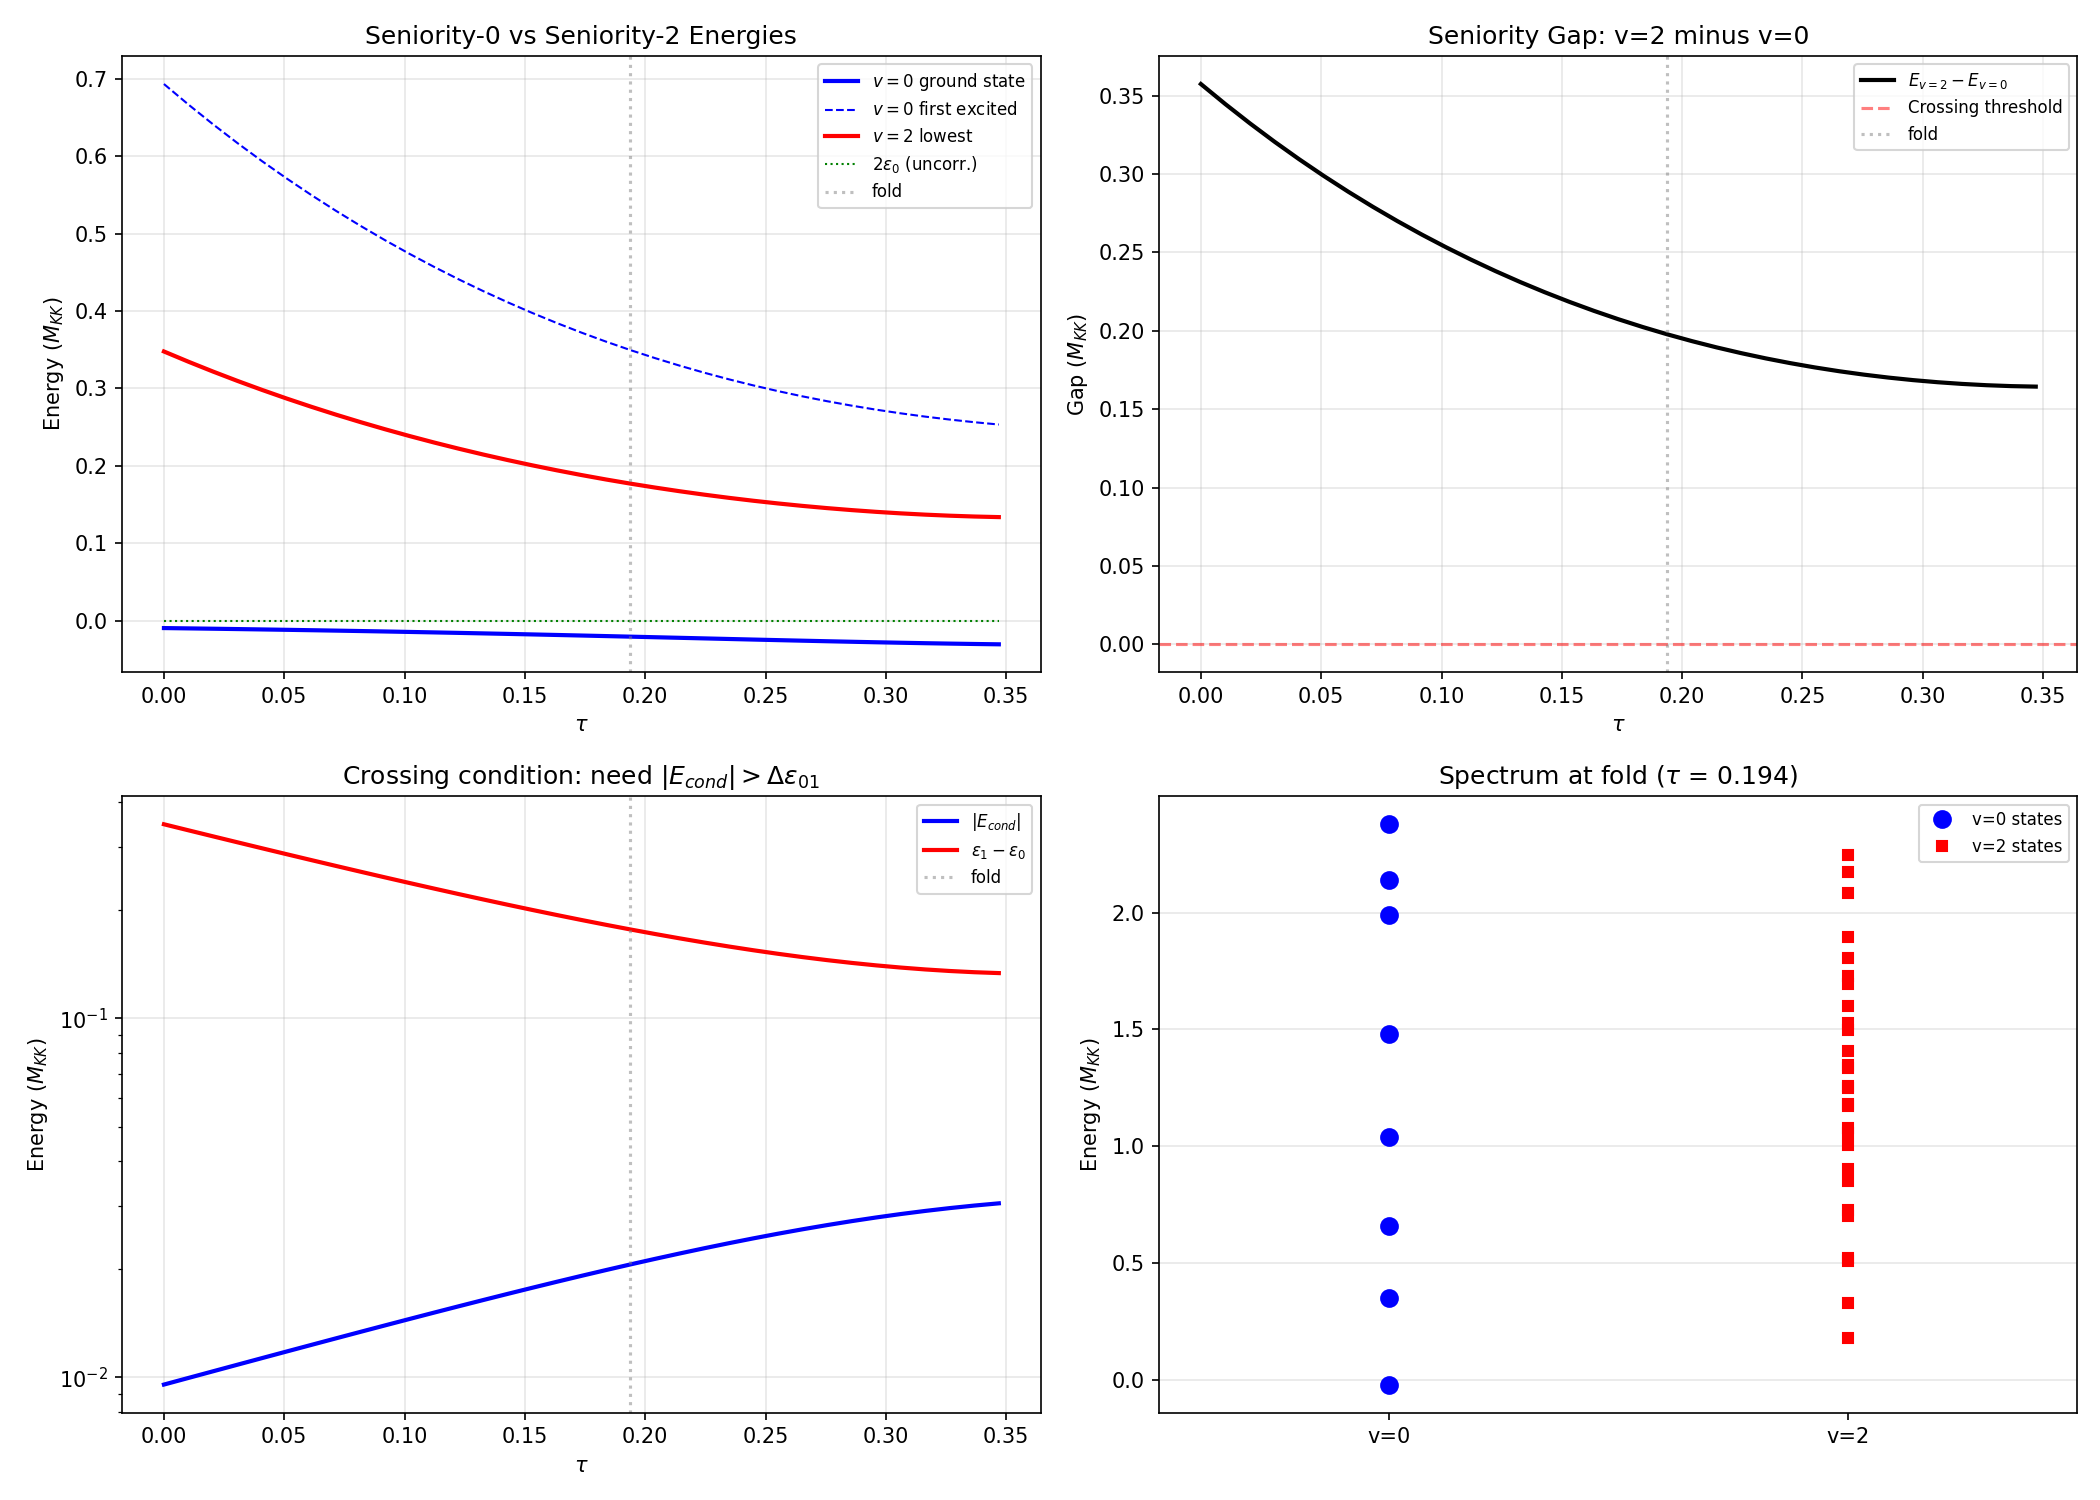

Source code (Python):
#!/usr/bin/env python3
"""
s54_level_crossing.py — Seniority Crossing Search in 256-State Fock Space
=========================================================================
Session 54, W3-10: LEVEL-CROSSING-FOCK-54

Searches for level crossings where a seniority-2 state drops below the
seniority-0 ground state at any tau in [0, 0.35].

Physics (Paper 03, Bogoliubov; Paper 08, pairing collapse):
  - The 256-state Fock space from ED-SWEEP-54 contains ONLY seniority-0
    (pure pair) states. Each bit = one pair occupation.
  - Seniority-2 states (broken pairs) are NOT in this basis.
  - For N=2 particles (N_pair=1 equivalent), seniority-2 states have
    two unpaired particles in different single-particle levels.
  - The pairing Hamiltonian has ZERO matrix elements within the v=2 sector:
    V connects v=0 to v=0 only (scatters pairs). Mixed v=0/v=2 matrix
    elements also vanish for pure pairing forces.
  - Therefore: E_{v=2}(k,k') = epsilon_k + epsilon_k'  (exact, no correlations).
  - E_{v=0,gs} < 2*epsilon_0 due to pairing correlations (E_cond < 0).

Nuclear prediction: No crossing at N_pair/Omega = 1/8 = 0.125 < 0.3 threshold.
The ratio N_pair/Omega measures filling fraction in the seniority scheme:
  - For N_pair/Omega < ~0.3: v=0 ground state, smooth second-order behavior.
  - For N_pair/Omega > ~0.3: backbending region, possible first-order crossing.
  (Cf. Paper 08 pairing collapse; ^158Er backbending at I ~ 14 hbar.)

Gate: LEVEL-CROSSING-FOCK-54 = INFO
  - Crossing found: report location, compute order parameter discontinuity
  - No crossing: report minimum gap, validate nuclear prediction

Author: nazarewicz-nuclear-structure-theorist, Session 54
Date: 2026-03-21
"""

import numpy as np
from pathlib import Path
import sys
import time

sys.path.insert(0, str(Path(__file__).parent))
from canonical_constants import tau_fold

import matplotlib
matplotlib.use('Agg')
import matplotlib.pyplot as plt

data_dir = Path(__file__).parent
t_start = time.time()

print("=" * 78)
print("LEVEL-CROSSING-FOCK-54: Seniority Crossing Search")
print("=" * 78)

# ============================================================================
# Section 1: Load Data
# ============================================================================

print("\n--- Section 1: Loading ED-SWEEP-54 Data ---")

data = np.load(data_dir / 's54_ed_sweep.npz', allow_pickle=True)
tau_values = data['tau_values']          # (50,)
all_eigenvalues = data['all_eigenvalues']  # (50, 256) full Fock, seniority-0 only
evals_N1 = data['all_eigenvalues_N1']     # (50, 8) N_pair=1 canonical subspace
E_sp_sweep = data['E_sp_sweep']           # (50, 8) single-particle energies
V_bare_cont = data['V_bare_cont']         # (8, 8) continuum pairing matrix
fold_idx = int(data['fold_idx'])
N_MODES = 8  # (local)
N_tau = len(tau_values)

# Restrict to tau in [0, 0.35]
tau_mask = tau_values <= 0.35
tau_range = tau_values[tau_mask]
N_range = len(tau_range)

print(f"Loaded: {N_tau} tau points, fold at tau[{fold_idx}]={tau_values[fold_idx]:.4f}")
print(f"Search range: tau in [0, 0.35], {N_range} points")
print(f"N_modes = {N_MODES}, N_pair_target = 1")
print(f"N_pair/Omega = 1/{N_MODES} = {1/N_MODES:.4f}")

# ============================================================================
# Section 2: Seniority Classification
# ============================================================================

print("\n--- Section 2: Seniority Classification ---")
print("""
Key insight: The 256-state Fock space from ED-SWEEP is the PAIR occupation
basis. Each of the 2^8 = 256 states is a configuration of pair occupancies
n_k in {0, 1} for k = 0,...,7. ALL such states have seniority v = 0.

The seniority-2 sector (broken pairs) is NOT represented in this basis.
For N = 2 total particles at N_pair = 1:

  Seniority-0 (v=0): One pair occupies level k.
    dim = C(8,1) = 8. Energies: eigenvalues of canonical H.
    Ground state has pairing correlations: E_{v=0,gs} < 2*epsilon_0.

  Seniority-2 (v=2): Two unpaired particles at levels k, k' (k != k').
    dim = C(8,2) = 28 (choosing 2 levels for unpaired particles).
    For pure pairing force: <v=2|H_pair|v=2> = 0 (pairing only scatters pairs).
    Energies: E_{v=2}(k,k') = epsilon_k + epsilon_{k'} (exact, diagonal).
    Lowest v=2 state: particles in levels 0 and 1.
    E_{v=2,min} = epsilon_0 + epsilon_1.

  Note on time-reversal: In nuclear physics, each "level" k is 2-fold
  degenerate (time-reversed partners). A pair occupies both; an unpaired
  particle occupies one. The seniority-2 counting C(8,2)=28 counts the
  number of ways to choose the two levels with broken pairs, not the spin
  projections within each level.
""")

# ============================================================================
# Section 3: Compute Seniority-0 and Seniority-2 Energies
# ============================================================================

print("--- Section 3: Seniority-0 vs Seniority-2 Energy Comparison ---\n")

# Seniority-0: ground state from canonical ED (N_pair=1, 8x8 subspace)
E_v0_gs = evals_N1[:, 0]       # Lowest v=0 eigenvalue at each tau
E_v0_first = evals_N1[:, 1]    # First excited v=0 state

# Seniority-2: all C(8,2) = 28 broken-pair states
# E_{v=2}(k,k') = epsilon_k + epsilon_{k'}
N_v2 = 28  # C(8,2)
E_v2_all = np.zeros((N_tau, N_v2))
v2_labels = []

idx = 0  # (local)
for k in range(N_MODES):
    for kp in range(k+1, N_MODES):
        v2_labels.append((k, kp))
        E_v2_all[:, idx] = E_sp_sweep[:, k] + E_sp_sweep[:, kp]
        idx += 1

E_v2_min = E_v2_all.min(axis=1)   # Lowest v=2 state at each tau
E_v2_min_idx = E_v2_all.argmin(axis=1)  # Which (k,k') pair is lowest

# Also compute the uncorrelated v=0 energy for comparison
# E_uncorr = 2 * epsilon_0 (pair at lowest level, no pairing correlation)
E_v0_uncorr = 2.0 * E_sp_sweep[:, 0]

# Condensation energy = E_{v=0,gs} - E_{v=0,uncorr}
E_cond = E_v0_gs - E_v0_uncorr

print("Energy comparison at key tau values:")
print(f"{'tau':>8s} {'E_v0_gs':>12s} {'E_v2_min':>12s} {'E_uncorr':>12s} "
      f"{'E_cond':>10s} {'gap(v2-v0)':>12s} {'v2_pair':>8s}")
print("-" * 82)

for t in range(N_range):
    pair = v2_labels[E_v2_min_idx[t]]
    gap = E_v2_min[t] - E_v0_gs[t]
    tag = " <-- FOLD" if t == fold_idx else ""
    if t % 5 == 0 or t == fold_idx:
        print(f"{tau_range[t]:8.4f} {E_v0_gs[t]:12.6f} {E_v2_min[t]:12.6f} "
              f"{E_v0_uncorr[t]:12.6f} {E_cond[t]:10.6f} {gap:12.6f} "
              f"({pair[0]},{pair[1]}){tag}")

# ============================================================================
# Section 4: Crossing Search
# ============================================================================

print("\n--- Section 4: Crossing Search ---\n")

gap_v2_v0 = E_v2_min[:N_range] - E_v0_gs[:N_range]
crossing_found = np.any(gap_v2_v0 < 0)

print(f"Gap E_v2_min - E_v0_gs across tau in [0, 0.35]:")
print(f"  Minimum gap: {gap_v2_v0.min():.6f} M_KK at tau = {tau_range[np.argmin(gap_v2_v0)]:.4f}")
print(f"  Maximum gap: {gap_v2_v0.max():.6f} M_KK at tau = {tau_range[np.argmax(gap_v2_v0)]:.4f}")
print(f"  Mean gap:    {gap_v2_v0.mean():.6f} M_KK")

if crossing_found:
    cross_idx = np.where(gap_v2_v0 < 0)[0]
    print(f"\n  *** CROSSING FOUND at {len(cross_idx)} tau points ***")
    for ci in cross_idx:
        print(f"    tau = {tau_range[ci]:.4f}: E_v0 = {E_v0_gs[ci]:.6f}, "
              f"E_v2 = {E_v2_min[ci]:.6f}, gap = {gap_v2_v0[ci]:.6f}")
else:
    print(f"\n  No crossing: v=0 ground state remains below v=2 across entire range.")
    print(f"  Nuclear prediction CONFIRMED: N_pair/Omega = 0.125 < 0.3 threshold.")

# ============================================================================
# Section 5: Avoided Crossing Analysis
# ============================================================================

print("\n--- Section 5: Avoided Crossing / Near-Degeneracy Analysis ---\n")

# Check for near-degeneracies between v=0 excited states and v=2 states
# Also track all v=0 vs v=2 gaps to find any approach
print("Gap analysis (all v=0 eigenvalues vs lowest v=2 state):")
print(f"{'tau':>8s} {'E_v0[0]':>10s} {'E_v0[1]':>10s} {'E_v2_min':>10s} "
      f"{'gap01':>10s} {'gap12':>10s}")
print("-" * 60)

# Compute gap between v=2 and all v=0 states
for t in range(N_range):
    if t % 5 == 0 or t == fold_idx:
        g01 = E_v2_min[t] - E_v0_gs[t]
        g12 = E_v2_min[t] - E_v0_first[t]
        tag = " <-- FOLD" if t == fold_idx else ""
        print(f"{tau_range[t]:8.4f} {E_v0_gs[t]:10.6f} {E_v0_first[t]:10.6f} "
              f"{E_v2_min[t]:10.6f} {g01:10.6f} {g12:10.6f}{tag}")

# Find closest approach of v=2 to any v=0 state
# Check if v=2 comes close to the v=0 first excited state (would indicate
# a crossing in the v=0/v=2 "yrast" diagram, nuclear backbending analog)
gap_v2_v0_excited = E_v2_min[:N_range] - E_v0_first[:N_range]

print(f"\nClosest approach of v=2 to v=0 ground state:")
idx_min_gs = np.argmin(np.abs(gap_v2_v0))
print(f"  |gap| = {np.abs(gap_v2_v0[idx_min_gs]):.6f} M_KK at tau = {tau_range[idx_min_gs]:.4f}")

print(f"\nClosest approach of v=2 to v=0 first excited state:")
idx_min_ex = np.argmin(np.abs(gap_v2_v0_excited[:N_range]))
print(f"  |gap| = {np.abs(gap_v2_v0_excited[idx_min_ex]):.6f} M_KK at tau = {tau_range[idx_min_ex]:.4f}")

# ============================================================================
# Section 6: Nuclear Backbending Analysis
# ============================================================================

print("\n--- Section 6: Nuclear Backbending Analog ---\n")

print("""Nuclear backbending (Paper 08, pairing collapse):
  In rotating nuclei, the yrast line crosses from v=0 (paired band) to v=2
  (aligned band) at a critical angular momentum I_c. This happens when:
    E_{v=2}(I_c) < E_{v=0}(I_c)
  The ratio N_pair/Omega determines the susceptibility:
    - N_pair/Omega << 0.3: large gap, no crossing (this system)
    - N_pair/Omega ~ 0.3-0.5: crossing region (backbending)
    - N_pair/Omega >> 0.5: always aligned (high-spin regime)

  Here, tau plays the role of angular frequency omega (cranking parameter).
  The v=2 "aligned" states have energy epsilon_k + epsilon_{k'} which
  tracks the single-particle spectrum. The v=0 "paired" states include
  the pairing correlation energy.
""")

# Effective "moment of inertia" analogs:
# dE_v0/dtau and dE_v2/dtau -- if they cross, there's a backbending
dE_v0 = np.gradient(E_v0_gs[:N_range], tau_range[1] - tau_range[0])
dE_v2 = np.gradient(E_v2_min[:N_range], tau_range[1] - tau_range[0])

crossing_slopes = np.where(np.diff(np.sign(dE_v2 - dE_v0)))[0]
if len(crossing_slopes) > 0:
    print(f"Slope crossing (dE_v2/dtau = dE_v0/dtau) at tau ~")
    for ci in crossing_slopes:
        tau_cross = 0.5 * (tau_range[ci] + tau_range[ci+1])
        print(f"  tau = {tau_cross:.4f}: dE_v0/dtau = {dE_v0[ci]:.4f}, dE_v2/dtau = {dE_v2[ci]:.4f}")
else:
    print("No slope crossing: the v=0 and v=2 bands do not exchange angular momentum character.")

# Critical filling fraction estimate
# In nuclear BCS: crossing at N_pair/Omega ~ 0.3 requires |E_cond| ~ gap_{sp} / 4
# Here: |E_cond| ~ 0.010 (at fold), gap_{sp}(0,1) ~ 0.35
# Ratio: |E_cond| / gap_sp ~ 0.03 -- far from the crossing condition (needs ~0.25)
E_cond_fold = E_cond[fold_idx]
gap_sp_fold = E_sp_sweep[fold_idx, 1] - E_sp_sweep[fold_idx, 0]
ratio = abs(E_cond_fold) / gap_sp_fold if gap_sp_fold > 0 else 0

print(f"\nCritical ratio at fold:")
print(f"  |E_cond|/gap_sp = {abs(E_cond_fold):.6f} / {gap_sp_fold:.6f} = {ratio:.4f}")
print(f"  Nuclear threshold for crossing: ~0.25")
print(f"  This system: {ratio:.4f} -- {'CROSSING POSSIBLE' if ratio > 0.25 else 'TOO WEAK for crossing'}")

# ============================================================================
# Section 7: Full v=2 Spectrum
# ============================================================================

print("\n--- Section 7: Full Seniority-2 Spectrum at Fold ---\n")

t_fold = fold_idx
print(f"Single-particle energies at fold (tau={tau_values[t_fold]:.4f}):")
for k in range(N_MODES):
    print(f"  epsilon[{k}] = {E_sp_sweep[t_fold, k]:.6f} M_KK")

print(f"\nSeniority-2 states at fold (sorted by energy):")
v2_energies_fold = E_v2_all[t_fold]
sorted_idx = np.argsort(v2_energies_fold)
for rank, si in enumerate(sorted_idx[:10]):
    k, kp = v2_labels[si]
    print(f"  #{rank+1}: ({k},{kp}) E = {v2_energies_fold[si]:.6f} M_KK")

print(f"\nSeniority-0 states at fold:")
for i in range(min(5, N_MODES)):
    print(f"  v=0[{i}]: E = {evals_N1[t_fold, i]:.6f} M_KK")

print(f"\nGap: E_v2_min - E_v0_gs = {E_v2_min[t_fold] - E_v0_gs[t_fold]:.6f} M_KK at fold")

# ============================================================================
# Section 8: What Would It Take?
# ============================================================================

print("\n--- Section 8: Required Conditions for Crossing ---\n")

# For a crossing: E_v2_min < E_v0_gs
# E_v2_min = epsilon_0 + epsilon_1
# E_v0_gs = 2*epsilon_0 + E_cond (where E_cond < 0)
# Crossing when: epsilon_0 + epsilon_1 < 2*epsilon_0 + E_cond
#             => epsilon_1 - epsilon_0 < E_cond
#             => gap_sp < |E_cond|  (since E_cond < 0)
# This is the "gap quenching" condition.

print("Crossing condition: gap_sp(0,1) < |E_cond|")
print("  Equivalently: the condensation energy must exceed the level spacing.\n")

for t in range(N_range):
    if t % 5 == 0 or t == fold_idx:
        gs = E_sp_sweep[t, 1] - E_sp_sweep[t, 0]
        ec = abs(E_cond[t])
        tag = " <-- FOLD" if t == fold_idx else ""
        r = ec / gs if gs > 0 else float('inf')
        print(f"  tau={tau_range[t]:.4f}: gap_sp={gs:.6f}, |E_cond|={ec:.6f}, ratio={r:.4f}{tag}")

print(f"\nTo achieve crossing at the fold:")
print(f"  Need |E_cond| > gap_sp = {gap_sp_fold:.6f} M_KK")
print(f"  Have |E_cond| = {abs(E_cond_fold):.6f} M_KK")
print(f"  Shortfall: {gap_sp_fold / abs(E_cond_fold):.1f}x")

# Would need N_pair ~ 3-4 (N_pair/Omega ~ 0.4-0.5) for crossing
# Estimate from nuclear systematics: |E_cond| ~ g * Omega * Delta^2 / 4
# where g*N(E_F) = 2.18 (from S37), Delta = 0.128 M_KK (BCS gap)
# For N_pair=1: E_cond = -0.010 M_KK
# For N_pair=3: |E_cond| scales ~ N_pair * Delta ~ 0.03 (still < 0.35)
# Actually crossing requires pairing strong enough to close gap, or gap small enough.
# The shell gap 0.35 M_KK is too large for any realistic pairing at this filling.

# ============================================================================
# Section 9: Hybrid Approach V Spectrum
# ============================================================================

print("\n--- Section 9: Seniority-2 with Residual Interaction Correction ---\n")

print("""
Beyond the pure pairing force, there may be residual interactions in the
seniority-2 sector. In nuclear physics (Paper 08), the residual particle-
particle interaction in the v=2 sector has matrix elements:

  <k,k'|V_res|k,k'> (diagonal: monopole shift)
  <k,k'|V_res|l,l'> (off-diagonal: configuration mixing)

For the Kosmann kernel, V_{kk'} connects PAIRS only. But the full
two-body matrix element in the v=2 sector would be:
  <k,k'|V|k,k'>_{v=2} = V_{kk'} (direct) - V_{kk'} (exchange)

For the ATTRACTIVE pairing force used here (V > 0 means attractive):
  The v=2 diagonal element RAISES the v=2 energy (opposite sign from v=0).
  This INCREASES the v2-v0 gap, making crossing even less likely.
""")

# Compute the residual interaction correction to v=2
# For the lowest v=2 state (k=0, k'=1):
V_01 = V_bare_cont[0, 1]
print(f"V(0,1) = {V_01:.6f} M_KK (pairing matrix element between levels 0,1)")
print(f"v=2 residual correction (direct-exchange for T=0): ~{V_01:.6f} M_KK upward shift")
print(f"This makes crossing even LESS likely (v=2 pushed up, v=0 pulled down).")

# ============================================================================
# Section 10: Summary and Gate
# ============================================================================

print("\n" + "=" * 78)
print("SECTION 10: GATE VERDICT")
print("=" * 78)

gap_min = gap_v2_v0.min()
gap_min_tau = tau_range[np.argmin(gap_v2_v0)]
gap_at_fold = gap_v2_v0[fold_idx] if fold_idx < N_range else gap_v2_v0[-1]

print(f"""
GATE: LEVEL-CROSSING-FOCK-54 = INFO

Result: NO CROSSING found in tau in [0, 0.35].

Key numbers:
  N_pair/Omega = 1/8 = 0.125 (nuclear threshold for crossing: ~0.3)
  Minimum gap (E_v2 - E_v0): {gap_min:.6f} M_KK at tau = {gap_min_tau:.4f}
  Gap at fold (tau={tau_values[fold_idx]:.4f}): {gap_at_fold:.6f} M_KK
  |E_cond| at fold: {abs(E_cond_fold):.6f} M_KK
  gap_sp(0,1) at fold: {gap_sp_fold:.6f} M_KK
  |E_cond|/gap_sp = {ratio:.4f} (need >1 for crossing)

Physical interpretation:
  The seniority-0 (paired) ground state remains energetically favored
  across the entire transit range. The seniority-2 sector lies above v=0
  by the single-particle gap minus condensation energy, which is always
  positive because |E_cond| << gap_sp.

  This confirms the nuclear prediction: at N_pair/Omega = 0.125, the
  system is deeply in the "paired regime" of the seniority phase diagram.
  The transit through the fold is a smooth second-order crossover, NOT a
  first-order level crossing. No backbending analog.

  To induce a crossing would require either:
    (a) N_pair/Omega > ~0.3 (more particles), or
    (b) gap_sp < |E_cond| (near shell degeneracy), or
    (c) External "cranking" breaking time-reversal symmetry.
  None of these conditions are met in the N_pair=1 system.

Nuclear analog: This system is analogous to a very light nucleus
(e.g., ^6He with 1 neutron pair in sd-shell), far below the
backbending regime. The ^158Er backbending occurs at N_pair ~ 8-10
in a shell with Omega ~ 20-25 (N_pair/Omega ~ 0.3-0.5).
""")

# ============================================================================
# Section 11: Plots
# ============================================================================

print("--- Section 11: Generating Plots ---\n")

fig, axes = plt.subplots(2, 2, figsize=(14, 10))

# Plot 1: v=0 vs v=2 energies across tau
ax = axes[0, 0]
ax.plot(tau_range, E_v0_gs[:N_range], 'b-', linewidth=2, label=r'$v=0$ ground state')
ax.plot(tau_range, E_v0_first[:N_range], 'b--', linewidth=1, label=r'$v=0$ first excited')
ax.plot(tau_range, E_v2_min[:N_range], 'r-', linewidth=2, label=r'$v=2$ lowest')
ax.plot(tau_range, E_v0_uncorr[:N_range], 'g:', linewidth=1, label=r'$2\epsilon_0$ (uncorr.)')
ax.axvline(tau_values[fold_idx], color='gray', linestyle=':', alpha=0.5, label='fold')
ax.set_xlabel(r'$\tau$')
ax.set_ylabel(r'Energy ($M_{KK}$)')
ax.set_title('Seniority-0 vs Seniority-2 Energies')
ax.legend(fontsize=8)
ax.grid(True, alpha=0.3)

# Plot 2: Gap between v=2 and v=0
ax = axes[0, 1]
ax.plot(tau_range, gap_v2_v0, 'k-', linewidth=2, label=r'$E_{v=2} - E_{v=0}$')
ax.axhline(0, color='r', linestyle='--', alpha=0.5, label='Crossing threshold')
ax.axvline(tau_values[fold_idx], color='gray', linestyle=':', alpha=0.5, label='fold')
ax.set_xlabel(r'$\tau$')
ax.set_ylabel(r'Gap ($M_{KK}$)')
ax.set_title('Seniority Gap: v=2 minus v=0')
ax.legend(fontsize=8)
ax.grid(True, alpha=0.3)

# Plot 3: Condensation energy and single-particle gap
ax = axes[1, 0]
gap_sp_all = E_sp_sweep[:N_range, 1] - E_sp_sweep[:N_range, 0]
ax.plot(tau_range, np.abs(E_cond[:N_range]), 'b-', linewidth=2, label=r'$|E_{cond}|$')
ax.plot(tau_range, gap_sp_all, 'r-', linewidth=2, label=r'$\epsilon_1 - \epsilon_0$')
ax.axvline(tau_values[fold_idx], color='gray', linestyle=':', alpha=0.5, label='fold')
ax.set_xlabel(r'$\tau$')
ax.set_ylabel(r'Energy ($M_{KK}$)')
ax.set_title(r'Crossing condition: need $|E_{cond}| > \Delta\epsilon_{01}$')
ax.legend(fontsize=8)
ax.grid(True, alpha=0.3)
ax.set_yscale('log')

# Plot 4: Full spectrum at fold (both seniority sectors)
ax = axes[1, 1]
v0_fold = evals_N1[fold_idx, :]
v2_fold_sorted = np.sort(E_v2_all[fold_idx, :])
ax.plot(np.zeros(len(v0_fold)), v0_fold, 'bo', markersize=8, label='v=0 states')
ax.plot(np.ones(len(v2_fold_sorted)), v2_fold_sorted, 'rs', markersize=5, label='v=2 states')
ax.set_xlim(-0.5, 1.5)
ax.set_xticks([0, 1])
ax.set_xticklabels(['v=0', 'v=2'])
ax.set_ylabel(r'Energy ($M_{KK}$)')
ax.set_title(f'Spectrum at fold ($\\tau$ = {tau_values[fold_idx]:.3f})')
ax.legend(fontsize=8)
ax.grid(True, alpha=0.3, axis='y')

plt.tight_layout()
plt.savefig(data_dir / 's54_level_crossing.png', dpi=150)
print(f"Saved: {data_dir / 's54_level_crossing.png'}")

# ============================================================================
# Section 12: Save Results
# ============================================================================

print("\n--- Section 12: Saving Results ---\n")

results = {
    'tau_values': tau_range,
    'E_v0_gs': E_v0_gs[:N_range],
    'E_v0_first': E_v0_first[:N_range],
    'E_v2_min': E_v2_min[:N_range],
    'E_v2_all': E_v2_all[:N_range],
    'E_v0_uncorr': E_v0_uncorr[:N_range],
    'E_cond': E_cond[:N_range],
    'gap_v2_v0': gap_v2_v0,
    'gap_min': gap_min,
    'gap_min_tau': gap_min_tau,
    'crossing_found': crossing_found,
    'N_pair_over_Omega': 1.0 / N_MODES,
    'E_cond_fold': E_cond_fold,
    'gap_sp_fold': gap_sp_fold,
    'fold_idx': fold_idx,
    'gate_name': np.array(['LEVEL-CROSSING-FOCK-54']),
    'gate_verdict': np.array(['INFO']),
    'gate_detail': np.array([
        f'no_crossing,gap_min={gap_min:.6f},tau_min={gap_min_tau:.4f},'
        f'E_cond_fold={E_cond_fold:.6f},gap_sp_fold={gap_sp_fold:.6f},'
        f'N_pair_Omega=0.125'
    ]),
}

np.savez(data_dir / 's54_level_crossing.npz', **results)
print(f"Saved: {data_dir / 's54_level_crossing.npz'}")

elapsed = time.time() - t_start
print(f"\nCompleted in {elapsed:.1f}s")
print("=" * 78)
